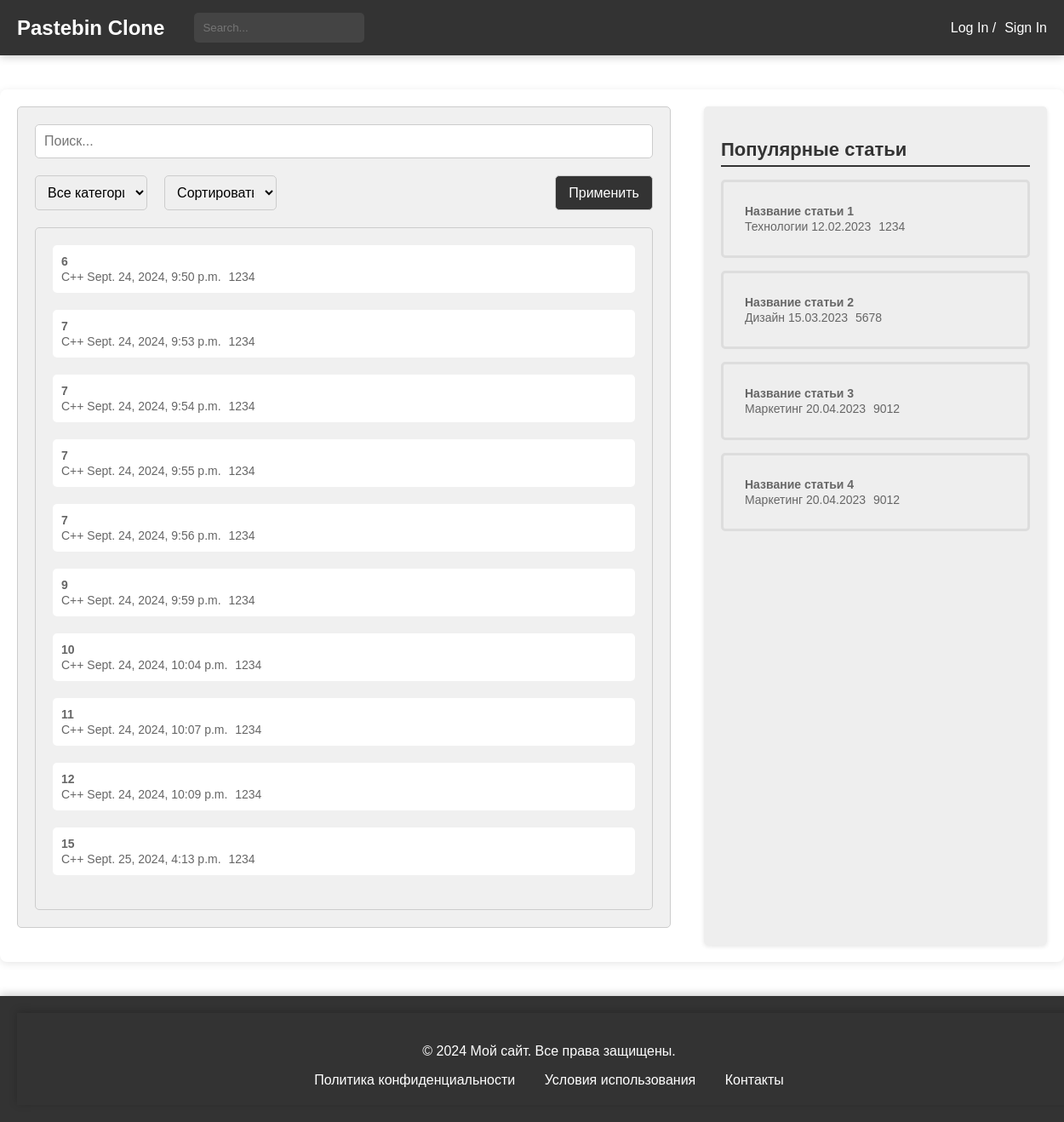
The page /posts_check/ on the database as committed earlier.
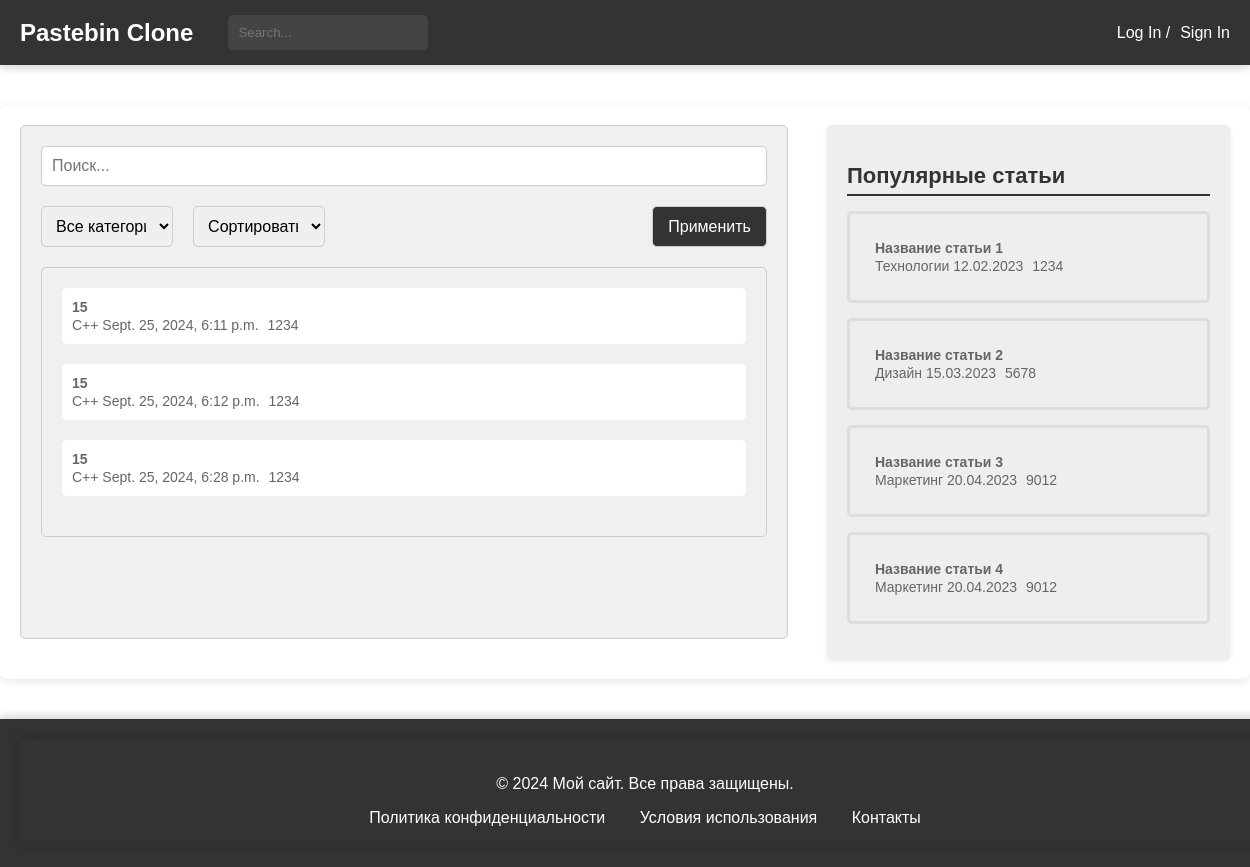
The same page on the database as committed later.
### blog/models.py (models this page shows, shortened)
class Paste(models.Model):
    ACCESS_STATUS_CHOICES = [
        (0, 'Private'),
        (1, 'Public'),
        (2, 'Draft'),
    ]
    TIME_LIVE_CHOICES = [
        (None, 'Никогда'),
        (timedelta(hours=1), 'Через 1 час'),
        (timedelta(days=1), 'Через 1 день'),
        (timedelta(weeks=1), 'Через 1 неделю'),
    ]
    title = models.CharField(max_length=200)
    content = models.TextField()
    author = models.ForeignKey(User, on_delete=models.CASCADE)
    created_at = models.DateTimeField(auto_now_add=True)
    updated_at = models.DateTimeField(auto_now=True)
    slug = models.UUIDField(default=uuid.uuid4, editable=False, unique=True)
    tags = models.ManyToManyField(Tag, related_name='posts')
    category = models.ForeignKey(Category, on_delete=models.SET_NULL, null=True)
    access_status = models.IntegerField(choices=ACCESS_STATUS_CHOICES, default=1)
    time_live = models.DurationField(null=True, blank=True)  # Используйте DurationField
    password = models.CharField(max_length=100, null=True, blank=True)
    is_delete_after_read = models.BooleanField(default=False)
    class Meta:
        verbose_name = 'Паста'
        verbose_name_plural = 'Паста'

class Category(models.Model):
    name = models.CharField(max_length=30, unique=True)
    parent = models.ForeignKey(
        'self',
        on_delete=models.CASCADE,
        null=True, blank=True,
        related_name='subcategories'
    )
    def __str__(self):
        return self.name
    class Meta:
        verbose_name = 'Категория'
        verbose_name_plural = 'Категории'

### blog/views.py (the view)
# urls.py: path('posts_check/', views.posts_check, name='posts-check'),
def posts_check(request):
    posts = Paste.objects.all()
    return render(request, 'blog/posts.html', {'posts': posts})

### blog/templates/blog/posts.html (shortened to what this page needs)
{% load static %}
<!DOCTYPE html>
<html lang="ru">
<head>
    <link rel="stylesheet" type="text/css" href="{% static 'css/posts.css' %}">
</head>
<body>
{% include 'blog/temps/header.html' %}
<main>
    <div class="main-container">
        <div class="post-filter">
            <form>
                <input type="search" placeholder="Поиск...">
                <div style="display: flex; justify-content: space-between; margin-top: 10px;">
                    <select name="category" style="width: 35%;">
                        <option value="">Все категории</option>
                    </select>
                    <select name="sort" style="width: 35%; margin-left: 20px;">
                        <option value="">Сортировать по</option>
                    </select>
                    <button type="submit" style="margin-left: 327px;">Применить</button>
                </div>
            </form>
            <div class="post-list">
                <ul>
                    {% for post in posts %}
                        <li>
                            <a href="{% url 'blog:post-detail' post.id %}">
                                <span class="article-title">{{post.title}}</span>
                                <br>
                                <span class="article-meta">{{post.category}} {{post.created_at}}  1234</span>
                            </a>
                        </li>
                    {% endfor %}
                </ul>
            </div>
        </div>
        {% include 'blog/temps/popular_posts.html' %}
    </div>
</main>
{% include 'blog/temps/footer.html' %}
</body>
</html>

### blog/templates/blog/temps/header.html (shortened to what this page needs)
{% load static %}
<head>
    <link rel="stylesheet" type="text/css" href="{% static 'css/header.css' %}">
</head>
<header>
    <div class="header-container">
        <a href="{% url 'blog:index' %}" style='all: unset;'>
            <div class="header-logo">Pastebin Clone</div>
        </a>
        <div class="header-search">
            <input type="search" placeholder="Search...">
        </div>
        {% if request.user.is_authenticated %}
        <div class="header-auth">
            <span class="dropdown-toggle" style="margin-left: 10px; position: relative;">
                {{ request.user.username }} &#8711;
                <div class="dropdown">
                    <ul>
                        <li><a href="{% url 'users:posts-list' %}">Мои посты</a></li>
                        <li><a href="#">Настройки профиля</a></li>
                        <li><a href="#">Изменить пароль</a></li>
                        <li><a href="#">Сообщения</a></li>
                        <li><a href="#">Уведомления</a></li>
                        <li><form action="{% url 'logout' %}" method="post" style="display: inline;">
                                {% csrf_token %}
                                <button type="submit" class="logout-button" style="margin-left: 11px">Выход</button>
                            </form>
                        </li>
                    </ul>
                </div>
            </span>
        </div>
        {% else %}
        <div class="header-auth">
            <a href="{% url 'users:login' %}" class="auth-link">Log In /</a>
            <a href="{% url 'users:register' %}" class="auth-link">Sign In</a>
        </div>
        {% endif %}
    </div>
</header>

### blog/templates/blog/temps/popular_posts.html (shortened to what this page needs)
<div class="right-block">
    <h2>Популярные статьи</h2>
    <ul>
        <li>
            <a href="#">
                <span class="article-title">Название статьи 1</span>
                <br>
                <span class="article-meta">Технологии 12.02.2023  1234</span>
            </a>
        </li>
        <li>
            <a href="#">
                <span class="article-title">Название статьи 2</span>
                <br>
                <span class="article-meta">Дизайн 15.03.2023  5678</span>
            </a>
        </li>
        <li>
            <a href="#">
                <span class="article-title">Название статьи 3</span>
                <br>
                <span class="article-meta">Маркетинг 20.04.2023  9012</span>
            </a>
        </li>
        <li>
            <a href="#">
                <span class="article-title">Название статьи 4</span>
                <br>
                <span class="article-meta">Маркетинг 20.04.2023  9012</span>
            </a>
        </li>
    </ul>
</div>

### blog/templates/blog/temps/footer.html
{% load static %}
<head>
    <link rel="stylesheet" type="text/css" href="{% static 'css/footer.css' %}">
</head>
<footer>
    <div class="footer-container">
    <p>&copy; 2024 Мой сайт. Все права защищены.</p>
    <ul>
        <li><a href="#">Политика конфиденциальности</a></li>
        <li><a href="#">Условия использования</a></li>
        <li><a href="#">Контакты</a></li>
    </ul>
</div>
</footer>

### blog/static/css/posts.css (style rules this page uses)
body { margin: 0; padding: 0; font-family: Arial, sans-serif; }
.main-container { display: flex; justify-content: space-between; max-width: 1400px; margin: 40px auto; padding: 20px; box-shadow: 0 2px 10px rgba(0, 0, 0, 0.1); border-radius: 8px; background-color: #ffffff; }
.right-block { width: 30%; background-color: #ccc; padding: 20px; height: 100%; }
.post-list ul { list-style: none; padding: 0; margin: 0; }
.post-list li { margin-bottom: 20px; }
.post-list a { display: block; padding: 10px; background-color: #fff; border-radius: 5px; text-decoration: none; color: #333; transition: background-color 0.3s; }
.post-list span { font-size: 14px; color: #666; }
.right-block { width: 30%; background-color: #eeeeee; padding: 20px; border-radius: 5px; height: auto; box-shadow: 0 2px 5px rgba(0, 0, 0, 0.1); position: relative; }
.right-block h2 { font-size: 22px; font-weight: bold; margin-bottom: 15px; color: #333; border-bottom: 2px solid #333333FF; padding-bottom: 5px; }
.right-block ul { list-style: none; padding: 0; margin: 0; }
.right-block li { margin-bottom: 15px; padding: 10px; border: 3px solid #ddd; border-radius: 5px; transition: background-color 0.3s; }
.right-block a { display: block; padding: 15px; color: #333; text-decoration: none; border-radius: 5px; transition: background-color 0.3s; }
.right-block span { font-size: 14px; color: #666; }
.article-title { font-weight: bold; font-size: 34px; }
.post-filter { background-color: #f0f0f0; padding: 20px; border: 1px solid #ccc; border-radius: 5px; margin-bottom: 20px; width: 60%; }
.post-filter form { display: flex; flex-wrap: wrap; justify-content: space-between; }
.post-filter input[type="search"], .post-filter select, .post-filter button[type="submit"] { width: 30%; padding: 10px; font-size: 16px; border: 1px solid #ccc; border-radius: 5px; }
.post-filter button[type="submit"] { background-color: #333; color: #fff; cursor: pointer; margin-left: auto; }
.post-filter { background-color: #f0f0f0; border: 1px solid #ccc; border-radius: 5px; }
.post-list { background-color: #f0f0f0; border: 1px solid #ccc; border-radius: 5px; margin-top: 20px; }
.post-list { padding: 20px; }
.post-filter input[type="search"] { width: 100%; margin-bottom: 10px; }

### blog/static/css/header.css (style rules this page uses)
header { width: 100%; background-color: #333; }
.header-container { color: #fff; padding: 15px 20px; display: flex; align-items: center; box-shadow: 0 2px 10px rgba(0, 0, 0, 0.2); max-width: 1400px; margin: 0 auto; }
.header-logo { font-size: 24px; font-weight: bold; margin-right: 15px; }
.header-search { flex-grow: 1; display: flex; margin-left: 20px; }
.header-search input[type="search"] { padding: 10px; border: none; border-radius: 5px; background-color: #444; color: #fff; transition: background-color 0.3s; width: 200px; }
.header-auth { display: flex; align-items: center; position: relative; }
.header-auth a { color: #fff; text-decoration: none; margin-left: 10px; }
.auth-link { color: white; text-decoration: none; margin-left: 10px; }

### blog/static/css/footer.css (style rules this page uses)
.footer-container { background-color: #333; color: #fff; padding: 20px; text-align: center; clear: both; height: auto; margin: 0 auto; position: relative; bottom: 0; width: calc(100% - 40px); box-shadow: 0 -2px 10px rgba(0, 0, 0, 0.2); }
.footer-container ul { list-style: none; padding: 0; margin: 10px 0 0; }
.footer-container li { display: inline; margin: 0 15px; }
.footer-container a { color: #fff; text-decoration: none; }
html, body { height: 100%; margin: 0; }
body { display: flex; flex-direction: column; }
main { flex: 1; }
footer { width: 100%; background-color: #333; color: #fff; padding: 20px; text-align: center; box-shadow: 0 -2px 10px rgba(0, 0, 0, 0.2); position: relative; }

Rows that differ between the two databases and show on the page:
removed Paste: title "6", category "C++", created_at "Sept. 24, 2024, 9:50 p.m."
removed Paste: title "7", category "C++", created_at "Sept. 24, 2024, 9:53 p.m."
removed Paste: title "7", category "C++", created_at "Sept. 24, 2024, 9:54 p.m."
removed Paste: title "7", category "C++", created_at "Sept. 24, 2024, 9:55 p.m."
removed Paste: title "7", category "C++", created_at "Sept. 24, 2024, 9:56 p.m."
removed Paste: title "9", category "C++", created_at "Sept. 24, 2024, 9:59 p.m."
removed Paste: title "10", category "C++", created_at "Sept. 24, 2024, 10:04 p.m."
removed Paste: title "11", category "C++", created_at "Sept. 24, 2024, 10:07 p.m."
removed Paste: title "12", category "C++", created_at "Sept. 24, 2024, 10:09 p.m."
removed Paste: title "15", category "C++", created_at "Sept. 25, 2024, 4:13 p.m."
added Paste: title "15", category "C++", created_at "Sept. 25, 2024, 6:11 p.m."
added Paste: title "15", category "C++", created_at "Sept. 25, 2024, 6:12 p.m."
added Paste: title "15", category "C++", created_at "Sept. 25, 2024, 6:28 p.m."
